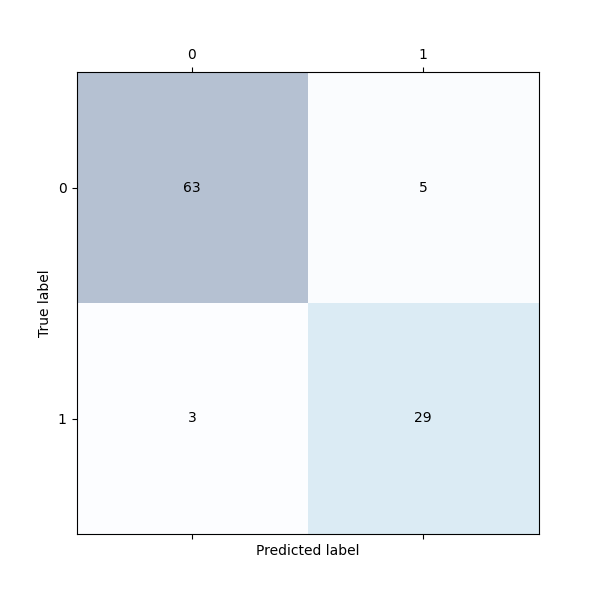

This chart was generated by the following Python code:
# Import required libraries
import pandas as pd
import numpy as np
from sklearn.model_selection import train_test_split
from sklearn.ensemble import RandomForestClassifier
from sklearn.metrics import accuracy_score, confusion_matrix
import matplotlib.pyplot as plt
data = pd.read_csv('SocialNetwork_ads.csv')
X = data.iloc[:, :-1].values
y = data.iloc[:, -1].values
X_train, X_test, y_train, y_test = train_test_split(X, y, test_size=0.25, random_state=0)
model = RandomForestClassifier(n_estimators=100, random_state=0)
model.fit(X_train, y_train)
y_pred = model.predict(X_test)
accuracy = accuracy_score(y_test, y_pred)
print('Accuracy:', accuracy)
conf_matrix = confusion_matrix(y_test, y_pred)
print('Confusion matrix:\n', conf_matrix)

# Plot the confusion matrix
fig, ax = plt.subplots(figsize=(6, 6))
ax.matshow(conf_matrix, cmap=plt.cm.Blues, alpha=0.3)
for i in range(conf_matrix.shape[0]):
    for j in range(conf_matrix.shape[1]):
        ax.text(x=j, y=i, s=conf_matrix[i, j], va='center', ha='center')
plt.xlabel('Predicted label')
plt.ylabel('True label')
plt.show()
